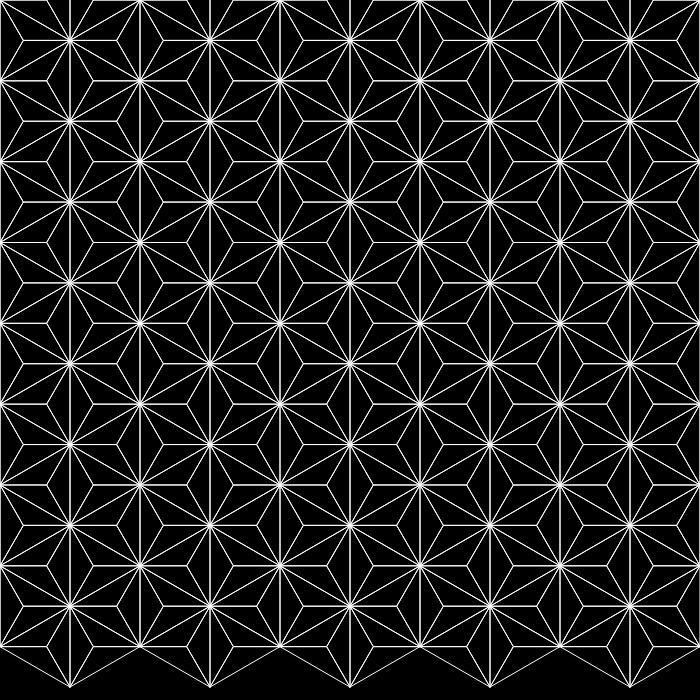
Frame 1 (no input)
Frame 2 (the mouse pressed at the canvas centre, redrawn once): identical to frame 1, image omitted

The p5.js sketch that drew this single still picture (run headless with seeded random() and noise() and a simulated clock; the mouse was pressed at the canvas centre and the sketch redrawn once):

// p5.js sketch
// ── sketch.js
const size = 140;


function setup() {
  createCanvas(700, 700);
  
}


function draw() {
  background(0);
  let polys = Grid(size, 30);
  
  let newPolys = polys.reduce((prev, curr) => {
    let poly = recurrSubD(curr,2);
    return prev.concat(poly);
  }, []);
  
  for (let poly of newPolys){
    noFill();
    stroke(255);
    beginShape();
    poly.map(pt => vertex(pt[0], pt[1]));
    endShape(CLOSE);
  }
  
  noLoop();
}

function subDivide(vertices){
  let[sumX, sumY] = [0, 0];
  let vLen = vertices.length;
  for (let v of vertices){
    sumX += v[0];
    sumY += v[1];
  }
  let centroid = [sumX / vLen, sumY / vLen];
  let newPolys = [];
  for (let i = 0; i < vLen; i++){
    let newPoly = [vertices[i], centroid, vertices[(i+1) % vLen]];
    newPolys.push(newPoly);
  }
  return newPolys;
}




function recurrSubD(vertices, iter){
  if (iter == 0) return [vertices]
  else {
    let newPolys = subDivide(vertices);
    let nextPolys = [];
    for (let poly of newPolys){
      nextPolys = nextPolys.concat(recurrSubD(poly, iter-1));
    }
    return nextPolys;
  }
}


function Grid(size, startAng){
  let polys = [];
  let xNum = int(width / size);
  let yNum = int(height / size);
  for (let y = 0; y <= yNum; y++){
    for (let x = 0; x <= xNum; x++){
      let coordX = x * size - size / 2 * (y % 2);
      let coordY = y * size * cos(radians(30));
      let coord = [coordX, coordY];
      corners = getCorners(size, 6, startAng, 60);
      corners = corners.map(pt => [pt[0] + coordX, pt[1] + coordY]);
      polys.push(corners);                     
    }
  }
  return polys;
}


function getCorners(size, cornerNum, startAng, angStep){
  let corners = [];
  let radius = size * 0.5 / cos(radians(30));
  for(let i = 0; i < cornerNum; i++){
    let currAng = radians(startAng) + i * radians(angStep);
    let x = radius * cos(currAng);
    let y = radius * sin(currAng);
    corners.push([x,y]);
  }
  return corners;
}
